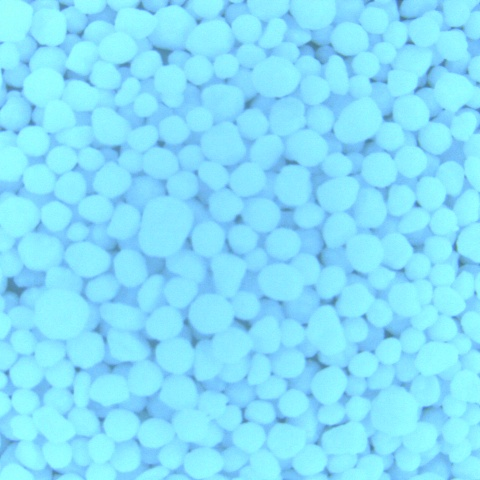
#> input picture IoU_test/images/50-NH4NO3_prill.jpg, 480 x 480 px
$ jupyter execute --allow-errors EDM_model-evaluations.ipynb   (shell and % lines are left out)
#> lines starting #> are read from the running program, lines starting #| are printed output that depends on the picture
# Models inference speed test

Scripts for measure inference tests for 480x480 pxl tile

[cell 1]
from curses import wrapper

[cell 2]
from IPython.core.interactiveshell import InteractiveShell
InteractiveShell.ast_node_interactivity = 'all'

import warnings
warnings.simplefilter('ignore')

from os import path
import sys
sys.path.append(path.abspath('..'))

[cell 3]
import torch
import onnxruntime as ort

import typing as tp
from typing import Any, Tuple
import numpy as np
import time
import cv2

from mmdet.apis import init_detector, inference_detector

[cell 4]
# [30 lines left out: function benchmark, not called in this run]

[cell 5]
class MMdetWrapper:
    def __init__(self, model: torch.nn.Module):
        self.model = model
        self.device = device

    def predict(self, input_data: np.ndarray) -> np.ndarray:
        result = inference_detector(model, input_data[0])
        return result


class ONNXRuntimeWrapper:
    def __init__(self, ort_session: Any):
        self.session = ort_session
        self.input_name = [input_.name for input_ in ort_session.get_inputs()][0]

    def predict(self, input_data: np.ndarray) -> np.ndarray:
        return self.session.run(None, {self.input_name: input_data})[0]

[cell 6]
print(torch.cuda.device_count())
#> (this line was passed over: torch is not available in this run)
print(torch.cuda.get_device_name(0))
#> (this line was passed over: torch is not available in this run)
print(torch.cuda.get_device_name(1))
#> (this line was passed over: torch is not available in this run)

[cell 7]
DEVICES = ['cpu']
ONNX_PROVIDERS = ['CPUExecutionProvider']

#> (the rest of this cell did not finish here and is left out)

[cell 8]
ONNX_PROVIDERS

## Evaluate models

#> (a cell that did not finish here is left out)

#> (a cell that did not finish here is left out)

## Evaluate full pipeline

[cell 11]
# [120 lines left out: functions benchmark_all, nms_pytorch, not called in this run]


def onnx_preprocessing(
    image: np.ndarray,
    image_size: tp.Tuple[int, int] = (224, 224),
) -> np.ndarray:
    # resize
    image = cv2.resize(image.copy(), image_size, interpolation=cv2.INTER_LINEAR)

    # normalize
    mean = np.array((0.485, 0.456, 0.406), dtype=np.float32) * 255.0
    std = np.array((0.229, 0.224, 0.225), dtype=np.float32) * 255.0
    denominator = np.reciprocal(std, dtype=np.float32)
    image = image.astype(np.float32)
    image -= mean
    image *= denominator

    # transpose
    image = image.transpose((2, 0, 1))[None]
    return image


# [16 lines left out: functions intersection, union, not called in this run]


def iou(box1,box2):
    return intersection(box1,box2)/union(box1,box2)


def sigmoid(z):
    return 1 / (1 + np.exp(-z))

[cell 12]
class MMdetWrapper:
    def __init__(self):
        pass

    def set_session(self, model: torch.nn.Module):
        self.model = model

    # [9 lines left out: function predict_results, not called in this run]


class ONNXRuntimeWrapperMaskRCNN:
    def __init__(self):
        pass

    def set_session(self, ort_session: Any):
        self.session = ort_session
        self.input_name = [input_.name for input_ in ort_session.get_inputs()][0]

    # [7 lines left out: function predict_results, not called in this run]


class ONNXRuntimeWrapperYOLO:
    def __init__(self):
        pass

    def set_session(self, ort_session: Any):
        self.session = ort_session
        self.input_name = [input_.name for input_ in ort_session.get_inputs()][0]

    # [37 lines left out: function predict_results, not called in this run]


class ONNXRuntimeWrapperSemantic:
    def __init__(self):
        pass

    def set_session(self, ort_session: Any):
        self.session = ort_session
        self.input_name = [input_.name for input_ in ort_session.get_inputs()][0]

    # [16 lines left out: function predict_results, not called in this run]

[cell 13]
test_image = cv2.imread('../IoU_test/images/50-NH4NO3_prill.jpg')
#> test_image is the input picture: shape (480, 480, 3); mean B, G, R 251.7, 225.1, 134.9
granules_number = 0
test_image = cv2.cvtColor(test_image, cv2.COLOR_BGR2RGB)

onnx_input = onnx_preprocessing(
    test_image,
    image_size=(480, 480)
)
#> in onnx_preprocessing, `image -= mean`:
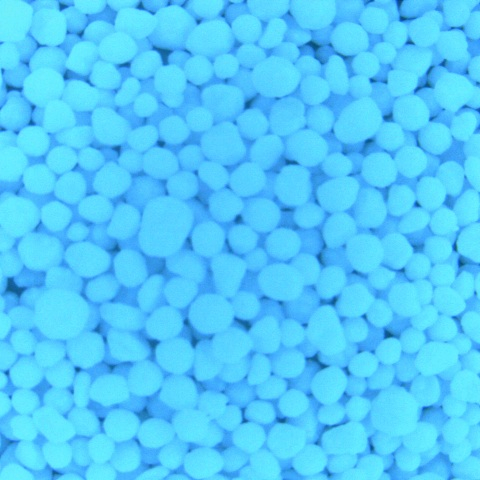
#> image: shape (480, 480, 3) float32; mean R, G, B 11.2, 108.8, 148.2; drawn with min black and max white
#> (the rest of this cell did not finish here and is left out)


$ run again, with IoU_test/images/1046-NH4NO3_prill.jpg copied over IoU_test/images/50-NH4NO3_prill.jpg
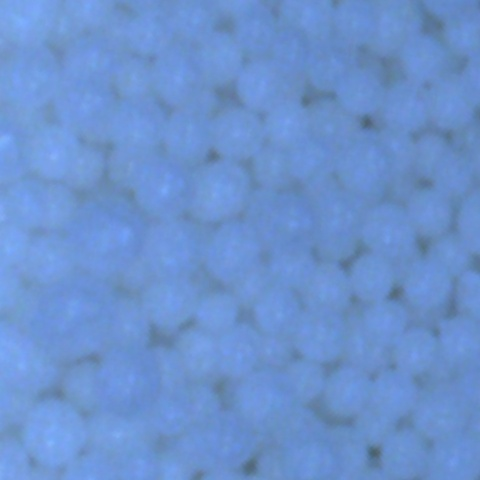
#> input picture IoU_test/images/1046-NH4NO3_prill.jpg, 480 x 480 px
#> test_image is the input picture: shape (480, 480, 3); mean B, G, R 206.1, 145.9, 107.4
#> in onnx_preprocessing, `image -= mean`:
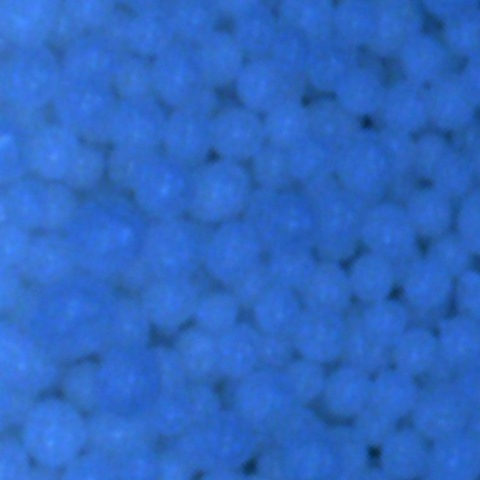
#> image: shape (480, 480, 3) float32; mean R, G, B -16.3, 29.6, 102.5; drawn with min black and max white

$ run again, with IoU_test/images/1088-NH4NO3_prill.jpg copied over IoU_test/images/50-NH4NO3_prill.jpg
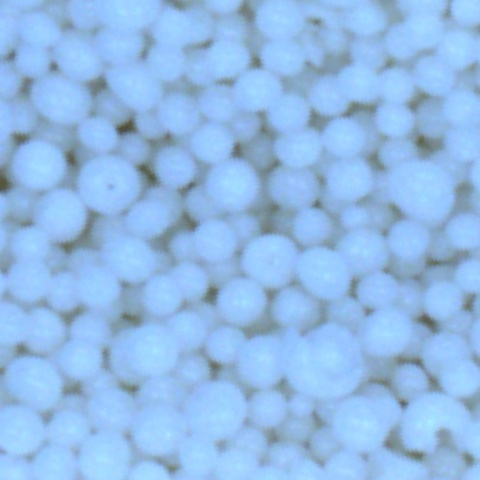
#> input picture IoU_test/images/1088-NH4NO3_prill.jpg, 480 x 480 px
#> test_image is the input picture: shape (480, 480, 3); mean B, G, R 231.1, 187.2, 146.3
#> in onnx_preprocessing, `image -= mean`:
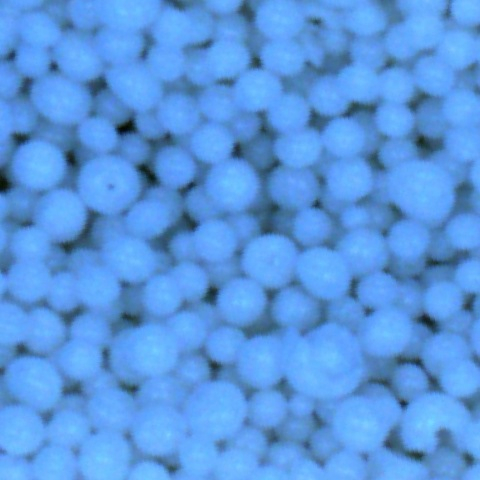
#> image: shape (480, 480, 3) float32; mean R, G, B 22.7, 71, 127.5; drawn with min black and max white

$ run again, with IoU_test/images/1089-NH4NO3_prill.jpg copied over IoU_test/images/50-NH4NO3_prill.jpg
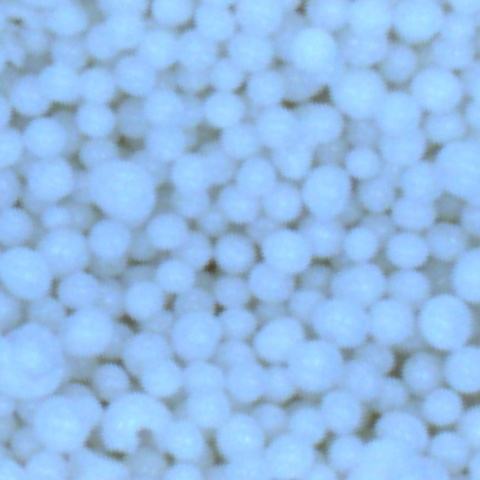
#> input picture IoU_test/images/1089-NH4NO3_prill.jpg, 480 x 480 px
#> test_image is the input picture: shape (480, 480, 3); mean B, G, R 232.6, 189.2, 147.9
#> in onnx_preprocessing, `image -= mean`:
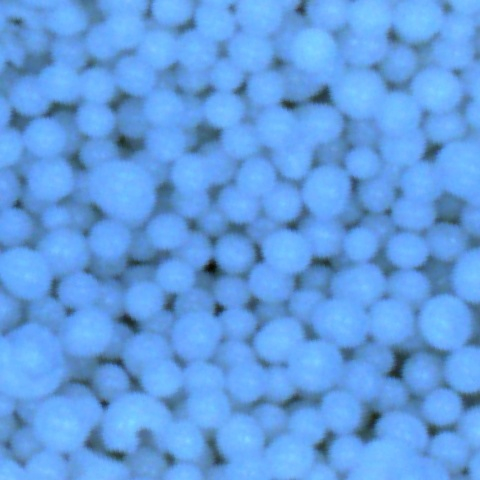
#> image: shape (480, 480, 3) float32; mean R, G, B 24.3, 73, 129; drawn with min black and max white
